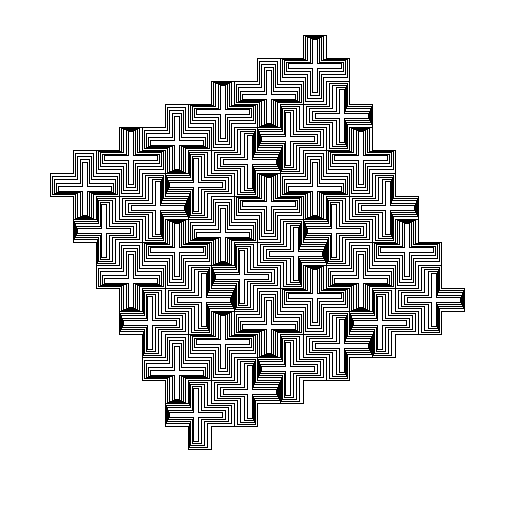
Frame 1 (no input)
Frame 60 (the mouse pressed at the canvas centre just before this capture): identical to frame 1, image omitted
Frame 120 (the mouse held since frame 60 and released just before this capture): identical to frame 1, image omitted

The Processing sketch that drew this single still picture (run headless with seeded random() and noise(); from frame 60 on, the mouse is pressed at the canvas centre):

// Processing sketch: Zup_Tze
// ── Zup_Tze.pde
static final int LINE_WIDTH = 1; 

void setup() {
  size(512,512); 
}

// Draws a single cross.
void drawCross(int left, int top, int dim, int thickness) {
  int offset_1 = dim/2 - thickness/2;
  int offset_2 = offset_1 + thickness;
  int offset_3 = dim;
  beginShape();
  vertex(left + offset_1, top);
  vertex(left + offset_2, top);
  vertex(left + offset_2, top + offset_1);
  vertex(left + offset_3, top + offset_1);
  vertex(left + offset_3, top + offset_2);
  vertex(left + offset_2, top + offset_2);
  vertex(left + offset_2, top + offset_3);
  vertex(left + offset_1, top + offset_3);
  vertex(left + offset_1, top + offset_2);
  vertex(left,            top + offset_2);
  vertex(left,            top + offset_1);
  vertex(left + offset_1, top + offset_1);
  vertex(left + offset_1, top);
  endShape(CLOSE);
}

// Draw a stack of crosses.
void drawCrossWithDecay(int left, int top, int base_dim, int num_decay,
                        PVector dpos, int ddim, double dthickness) {
  double thickness = base_dim/3;
  int dim = base_dim;
  int curleft = left;
  int curtop = top;
  for (int i = 0; i < num_decay; i++) {
    drawCross(curleft, curtop, dim, (int)thickness);
    curleft += dpos.x + ddim/2;
    curtop += dpos.y + ddim/2;
    dim -= ddim;
    thickness -= dthickness;
  }
}

void drawCrossMatrix(int dim, int left, int top, int rows, int cols) {
  int thickness = dim/3;
  PVector dp1 = new PVector(0,-1);
  PVector dp2 = new PVector(1,0);
  PVector dp;
  for (int i = 0; i < rows; i++) {
    int rleft = left + i * thickness;
    int rtop = top + i * 2 * thickness;
    for (int j = 0; j < cols; j++) {
      dp = i%2==0?dp1:dp2;
      dp.mult(-1);
      drawCrossWithDecay(rleft + thickness * 2 *j, rtop - thickness * j, dim, 5, dp, 4, 4.5);
    } 
  }
}

void draw() {
  background(0xffffff);
  drawCrossMatrix(69, 50, 150, 6, 6);
}
